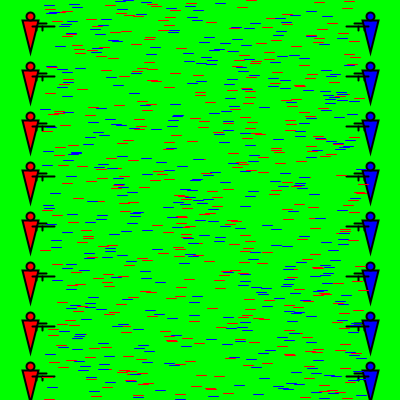
Frame 1 (no input)
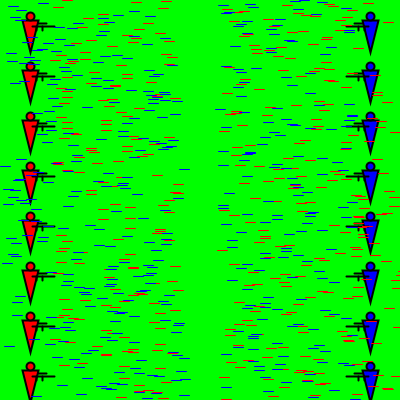
Frame 60 (the mouse pressed at the canvas centre just before this capture)
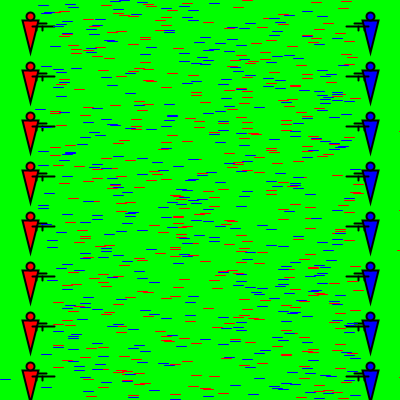
Frame 120 (the mouse held since frame 60 and released just before this capture)

The Processing sketch that drew these frames (run headless with seeded random() and noise(); from frame 60 on, the mouse is pressed at the canvas centre):

// Processing sketch: processing_39803
// ── processing_39803.pde

int num = 400;



float[] redbullets = new float[num];
float[] bluebullets = new float[num];
float[] bulletspeed = new float[num];


void setup() {
  size(400, 400);
 // background(0,255,0);
 
 
for (int x=0; x<num; x++) {
   redbullets[x] = random(40,width-40);
bluebullets[x] = random(40,width-40);
bulletspeed[x] = (3);



 }
}


  
  
  void draw(){
    background(0,255,0);
    
    
        // draw the armies
    
  for(int a =  20; a<height; a+=50){
    redguys(30,a);
    blueguys(width-30,a);}
    
    //red guy bullets
  
   for ( int y = 0; y< num ; y++){
      strokeWeight(1);
      stroke(255,0,0);
     line( redbullets[y],y,redbullets[y]+10,y);
     
     redbullets[y] = redbullets[y] + bulletspeed[y];
         if ( redbullets[y] > width + 10) {
       redbullets[y] = 50;
      
  }
  
}

//blue guy bullets

 for ( int y = 0; y< num ; y++){
      strokeWeight(1);
      stroke(0,0,255);
     line( bluebullets[y],y,bluebullets[y]+10,y);
     
     bluebullets[y] = bluebullets[y] - bulletspeed[y];
         if ( bluebullets[y] < 0) {
       bluebullets[y] = width -50;
      
  }
  
}

  }
    
    
    
    // red guys
    
    void redguys(float x, float y) {
  pushMatrix(); // use transformations to make it easier to draw
  translate(x, y);
  fill(255,0,0);
    strokeWeight(2);
      stroke(0);

  triangle(-8, 0,8,0,0,32 );
  ellipse(0,-4,8,8);
  line(8,3,16,3);
  line(2,6,24,6);
    line(12,10,12,6);
line(6,10,6,6);
  //strokeWeight(1);

  popMatrix(); // reset the matrix
}

 // blue guys
    
    void blueguys(float x, float y) {
  pushMatrix(); 
  translate(x, y);
  fill(0,0,255);
  triangle(-8, 0,8,0,0,32 );
  ellipse(0,-4,8,8);
  line(-8,3,-16,3);
  strokeWeight(2);
  line(-2,6,-24,6);
    line(-12,10,-12,6);
line(-6,10,-6,6);
  popMatrix();
}
